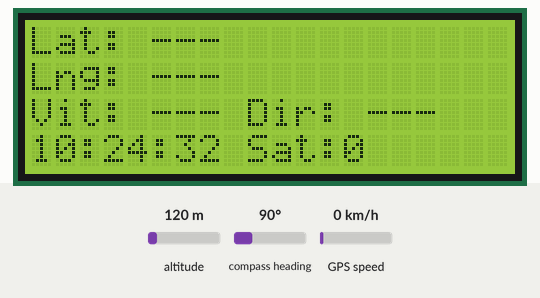
Bench run of a sketch on a simulated Arduino Uno, built with avr-gcc and run on an emulated ATmega328P. Shown: 20×4 character LCD. The test bench sets the inputs (shaded band); at power-on: GPS speed 0 km/h, compass heading 90°, altitude 120 m. The GPS gets a fix after 3 s at 37.7749, -122.4194 with 8 satellites.

Above: at 3.2 s.
3.3 s: GPS speed set to 118 km/h
At 5.0 s:
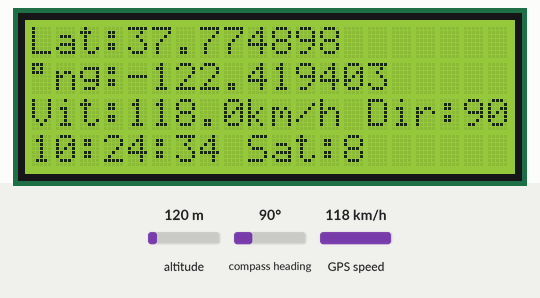
7.3 s: compass heading set to 180°
At 9.0 s:
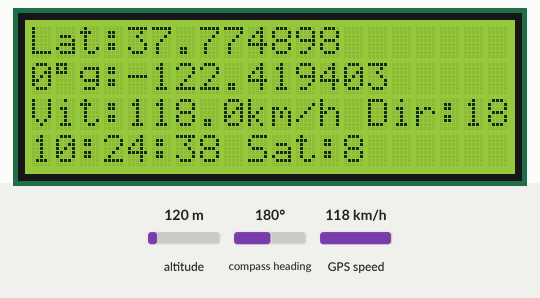
11.3 s: compass heading set to 7°
At 13.0 s:
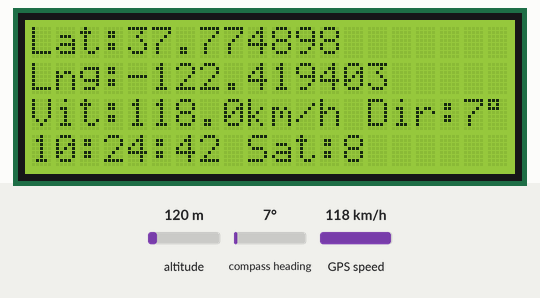
14.7 s: GPS speed set to 2 km/h
At 15.5 s:
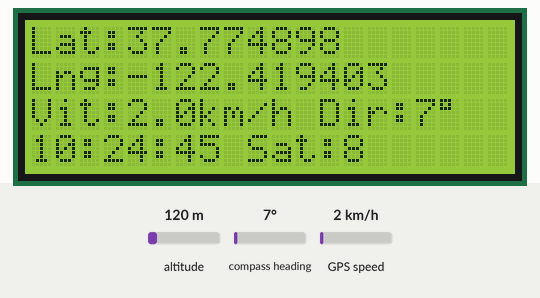
Timing chart, 0 to 17.7 s (numbered marks = the images above; inputs shaded):
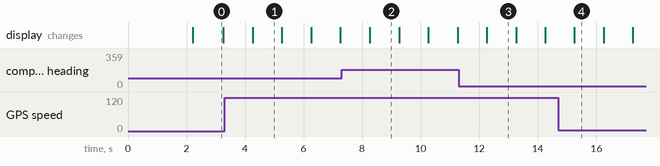

Measured:
- after the input at 3.3 s, the display: changes after 0.96 s (image 1)
- after the input at 7.3 s, the display: changes after 0.96 s (image 2)
- after the input at 11.3 s, the display: changes after 0.96 s (image 3)
- what the display in image 0 shows lasts 1.1 s, from 2.2 s to 3.3 s

The sketch:

GPS.ino
```cpp
#include <Wire.h>
#include <LiquidCrystal_I2C.h>
#include <TinyGPS++.h>
#include <SoftwareSerial.h>

// LCD I2C : adresse 0x27 ou 0x3F selon ton module
LiquidCrystal_I2C lcd(0x27, 20, 4);

// GPS sur SoftwareSerial (car Uno n'a qu'un seul Serial matériel)
static const int RXPin = 4, TXPin = 3;   // RX sur pin 4, TX sur pin 3
static const uint32_t GPSBaud = 9600;

TinyGPSPlus gps;
SoftwareSerial gpsSerial(RXPin, TXPin);

void setup() {
  lcd.init();
  lcd.backlight();
  lcd.clear();
  lcd.setCursor(0, 0);
  lcd.print("Initialisation...");

  gpsSerial.begin(GPSBaud);

  delay(2000);
  lcd.clear();
}

void loop() {
  while (gpsSerial.available() > 0) {
    char c = gpsSerial.read();
    if (gps.encode(c)) {
      lcd.clear();

      // Ligne 0 : Latitude
      if (gps.location.isValid()) {
        lcd.setCursor(0, 0);
        lcd.print("Lat:");
        lcd.print(gps.location.lat(), 6);
      } else {
        lcd.setCursor(0, 0);
        lcd.print("Lat: ---");
      }

      // Ligne 1 : Longitude
      if (gps.location.isValid()) {
        lcd.setCursor(0, 1);
        lcd.print("Lng:");
        lcd.print(gps.location.lng(), 6);
      } else {
        lcd.setCursor(0, 1);
        lcd.print("Lng: ---");
      }

      // Ligne 2 : Vitesse + Direction
      lcd.setCursor(0, 2);
      if (gps.speed.isValid()) {
        lcd.print("Vit:");
        lcd.print(gps.speed.kmph(), 1);
        lcd.print("km/h ");
      } else {
        lcd.print("Vit: --- ");
      }

      if (gps.course.isValid()) {
        lcd.print("Dir:");
        lcd.print(gps.course.deg(), 0);
        lcd.print((char)223); // symbole °
      } else {
        lcd.print("Dir: ---");
      }

      // Ligne 3 : Heure UTC + Satellites
      lcd.setCursor(0, 3);
      if (gps.time.isValid()) {
        if (gps.time.hour() < 10) lcd.print("0");
        lcd.print(gps.time.hour()); lcd.print(":");
        if (gps.time.minute() < 10) lcd.print("0");
        lcd.print(gps.time.minute()); lcd.print(":");
        if (gps.time.second() < 10) lcd.print("0");
        lcd.print(gps.time.second());
      } else {
        lcd.print("Time: --:--:--");
      }

      lcd.print(" Sat:");
      if (gps.satellites.isValid()) {
        lcd.print(gps.satellites.value());
      } else {
        lcd.print("---");
      }
    }
  }
}
```
